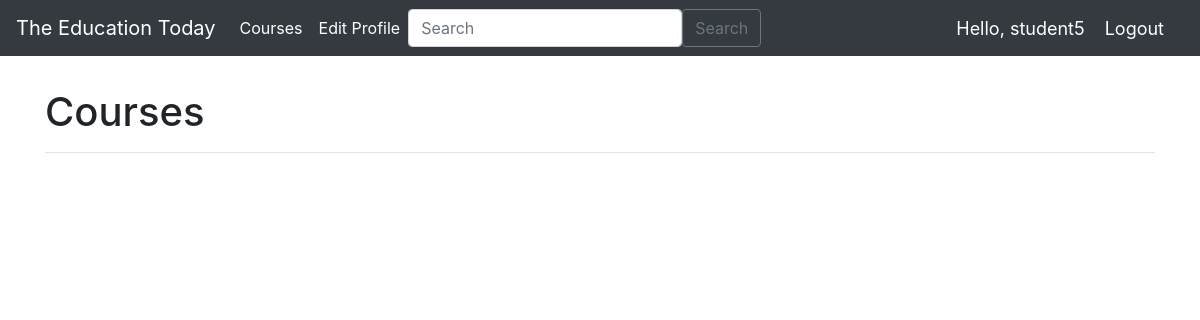
The app's page /students/courses/ (signed in), older data.
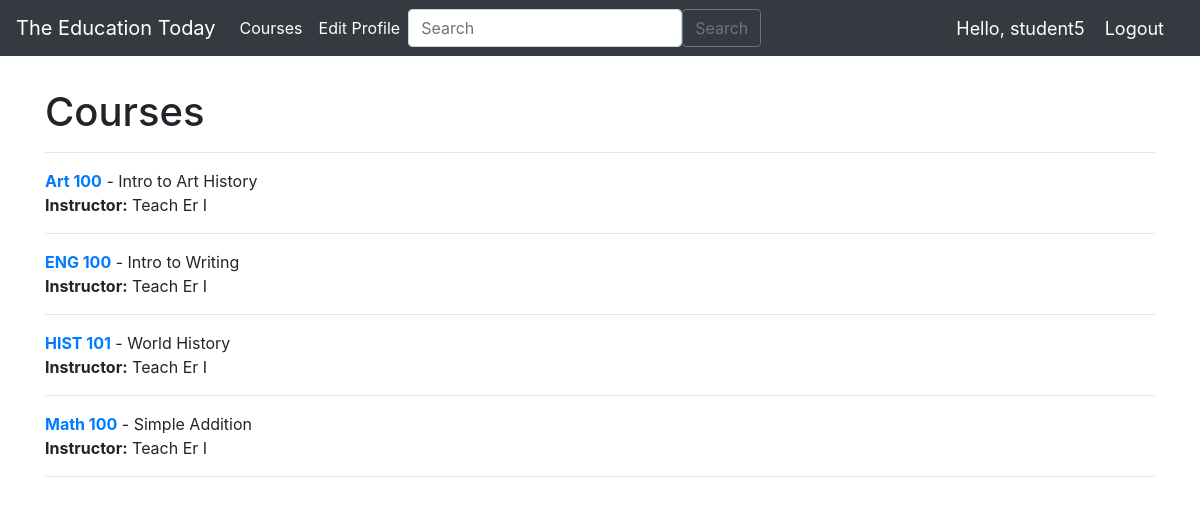
The same page, newer data.
### teachers/models.py (models this page shows, shortened)
class Student_Course(models.Model):
    student = models.ForeignKey(User, on_delete=models.CASCADE)
    course = models.ForeignKey(Course, on_delete=models.CASCADE)

class Course(models.Model):
    id = models.AutoField(primary_key=True)
    name = models.CharField(max_length=120)
    subject_name = models.CharField(max_length=255, default="Intro to Art History")
    teacher = models.ForeignKey(User, on_delete=models.CASCADE)
    created_at = models.DateTimeField(auto_now_add=True)

### students/views.py (the view)
# urls.py: path('courses/', views.courses, name="courses"),
@login_required(login_url='signin')
def courses(request):
    if request.user.account.is_teacher:
        courses = Course.objects.filter(teacher=request.user).order_by('name')
    else:
        courses = Student_Course.objects.filter(student=request.user).order_by('course')
    return render(request, 'students/courses.html', {'courses': courses})

### students/templates/students/courses.html (shortened to what this page needs)
{% extends "students/base.html" %}
{% block content %}
<br/>
<div class="container my-2">
    <h1>Courses</h1>
    <hr>
    {% for student_course in courses %}
        <strong><a href="{% url 'students:course_detail' student_course.course.id %}">{{ student_course.course.name }}</a></strong> -
        {{ student_course.course.subject_name }}
        <br/>
        <strong>Instructor:</strong> {{ student_course.course.teacher.first_name }} {{ student_course.course.teacher.last_name }}
        <br/>
        <hr>
    {% endfor %}
</div>
{%endblock %}

### students/templates/students/base.html (shortened to what this page needs)
<!DOCTYPE html>
<html lang="en">
<head>
    <link rel="stylesheet" href="https://cdn.jsdelivr.net/npm/bootstrap@4.0.0/dist/css/bootstrap.min.css">
</head>
<body>
    {% include 'students/navbar.html' %}
    {% block content %}
    {% endblock %}
</body>
</html>

### students/templates/students/navbar.html (shortened to what this page needs)
{% load static %}
<nav class="navbar navbar-expand-lg navbar-dark bg-dark">
    <a class="navbar-brand" href="{% url 'students:main' %}">The Education Today</a>
    <div class="collapse navbar-collapse" id="navbarNav">
      <ul class="navbar-nav">
        <li class="nav-item active">
          <a class="nav-link" href="{% url 'students:courses' %}">Courses</a>
        </li>
      <li class="nav-item active">
        <a class="nav-link" href="{% url 'students:edit_profile' %}">Edit Profile</a>
      </li>
      </ul>
      <form class="d-flex" method="POST" action="{% url 'students:search' %}">
        <input class="form-control me-2" type="search" placeholder="Search" aria-label="Search" name="searched">
        <button class="btn btn-outline-secondary" type="submit">Search</button>
      </form>
    </div>
    {% if user.is_authenticated %}
    <span class="hello-msg"> Hello, {{request.user}} </span>
    <span><a class="hello-msg" href="{% url 'account:signout' %}">Logout</a></span>
    {% endif %}
  </nav>

### students/templates/students/navbar.html (style rules this page uses)
.hello-msg { font-size: 18px; color: #fff; margin-right: 20px }

Row changes from the older to the newer data that the page shows:
added Student_Course: course.name "Art 100", course.subject_name "Intro to Art History", course.teacher.first_name "Teach", course.teacher.last_name "Er I"
added Student_Course: course.name "ENG 100", course.subject_name "Intro to Writing", course.teacher.first_name "Teach", course.teacher.last_name "Er I"
added Student_Course: course.name "HIST 101", course.subject_name "World History", course.teacher.first_name "Teach", course.teacher.last_name "Er I"
added Student_Course: course.name "Math 100", course.subject_name "Simple Addition", course.teacher.first_name "Teach", course.teacher.last_name "Er I"
